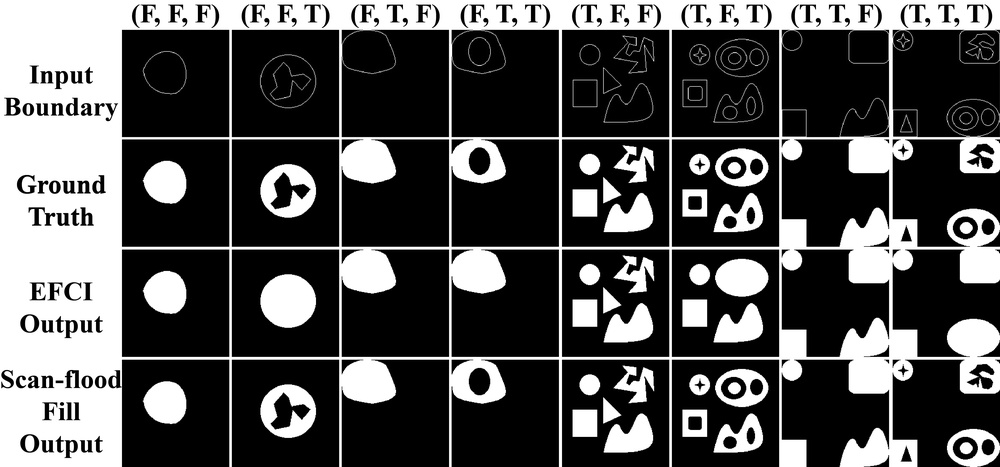
#> input picture images/Comparison.jpg, 1000 x 467 px, shrunk from 3886 x 1815 before the run; its folder holds only this picture in this run
$ python -i EFCI_practical_experiment.py   (imports and definitions only)
#> lines starting #> are read from the running program, lines starting #| are printed output that depends on the picture

# coding: utf-8
import numpy as np
import cv2
import time
import os

INPUT_PATH = 'F:/Scan-flood-Fill/data/practical_experiment/boundary'
OUTPUT_PATH_FILL = 'F:/Scan-flood-Fill/data/practical_experiment/output_EFCI'
background_threshold = 50
# pixel with difference less than this value with the background colour is seen as background colour

def del_file(path):
    # delete files
    for i in os.listdir(path):
        path_file = os.path.join(path, i)
        if os.path.isfile(path_file):
            os.remove(path_file)
        else:
            del_file(path_file)

def pad_with(vector, pad_width, iaxis, kwargs):
    pad_value = kwargs.get('padder', 0)
    vector[:pad_width[0]] = pad_value
    vector[-pad_width[1]:] = pad_value
    return vector

def readAndPad(imagePath, backGroundColour):
    img = cv2.imread(imagePath, 0)
    padImg = np.pad(img,1,pad_with, padder=backGroundColour)
    height, width = padImg.shape[:2]
    return padImg, height, width

def floodFill(img, height, width, x, y, boundaryColour, backGroundColour, fillColour):
    img[x, y] = fillColour
    if (x>0 and img[x-1, y] == backGroundColour):
        floodFill(img, height, width, x-1, y, boundaryColour, backGroundColour, fillColour)
    if (y>0 and img[x, y-1] == backGroundColour):
        floodFill(img, height, width, x, y-1, boundaryColour, backGroundColour, fillColour)
    if (x<(height-1) and img[x+1, y] == backGroundColour):
        floodFill(img, height, width, x+1, y, boundaryColour, backGroundColour, fillColour)
    if (y<(width-1) and img[x, y+1] == backGroundColour):
        floodFill(img, height, width, x, y+1, boundaryColour, backGroundColour, fillColour)

def cvFloodFill(img, height, width, fillColour):
    mask = np.zeros([height+2, width +2], np.uint8)
    cv2.floodFill(img, mask, (0, 0), newVal = fillColour, loDiff = 50, upDiff = 50, flags = 4)

def cropAndReverse(img, height, width, maskColour, backGroundColour, fillColour):
    croppedImg = np.delete((np.delete(img, [0, width-1], axis=1)), [0, height-1], axis=0)
    for x in range(height-2):
        for y in range(width-2):
            # fillColour is the colour that is temporarily used to fill exterior
            # maskColour is for the final result (interior)
            if croppedImg[x,y] == fillColour:
                croppedImg[x,y] = backGroundColour
            elif abs(croppedImg[x,y] - backGroundColour) < background_threshold:
                croppedImg[x,y] = maskColour
    return croppedImg

def fillBoundaryMain(imagePath ,savePath):

    padImg, height, width = readAndPad(imagePath, backGroundColour = 0)
#> in readAndPad, img is the input picture: shape (467, 1000); min 0, max 255, mean 82.7
#> in readAndPad, `padImg = np.pad(img,1,pad_with, padder=backGroundColour)`:
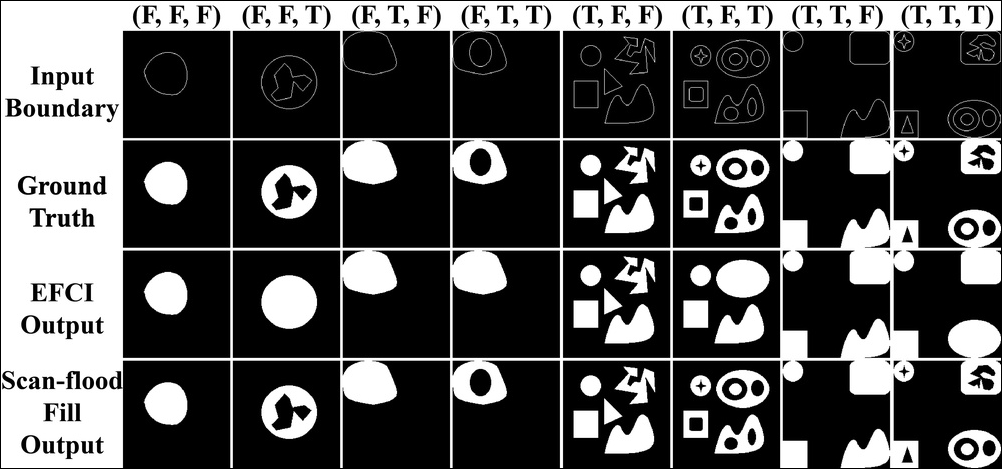
#> padImg: shape (469, 1002); min 0, max 255, mean 82.2
#> height = 469; width = 1002
    # Home made flood fill
    #floodFill(padImg, height, width, 0, 0, 255, 0, 128)

    cvFloodFill(padImg, height, width, 128)
#> in cvFloodFill, `cv2.floodFill(img, mask, (0, 0), newVal = fillColour, loDiff = 50, upD..`:
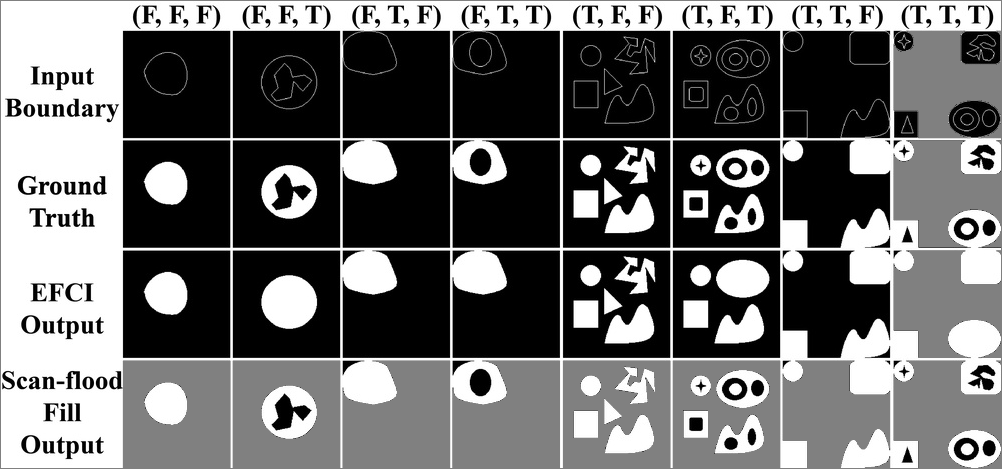
#> img: shape (469, 1002); min 0, max 255, mean 107.7
    #cv2.imwrite(cvPath,padImg, [int(cv2.IMWRITE_JPEG_QUALITY),100])
    filledImg = cropAndReverse(padImg, height, width, 255, 0, 128)
#> in cropAndReverse, `croppedImg = np.delete((np.delete(img, [0, width-1], axis=1)), [0, hei..`:
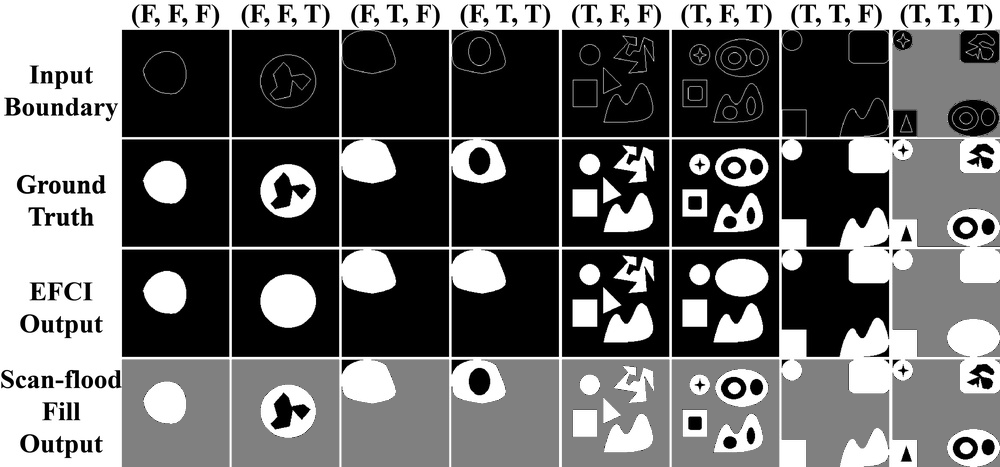
#> croppedImg: shape (467, 1000); min 0, max 255, mean 107.5
#> after the loop in cropAndReverse, `for x in range(height-2):`:
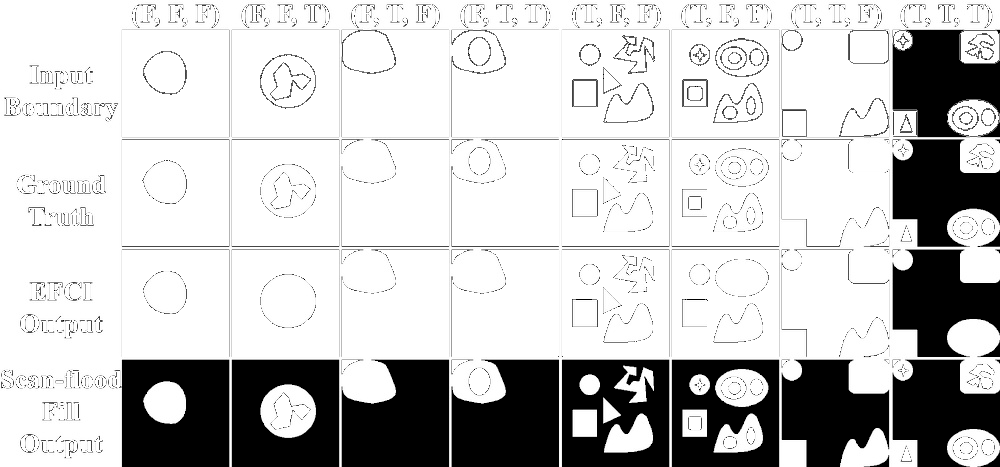
#> croppedImg: shape (467, 1000); min 0, max 255, mean 199
    cv2.imwrite(savePath, filledImg, [int(cv2.IMWRITE_JPEG_QUALITY),100])
    #padImg.fill(0)
    #filledImg.fill(0)


def fillBoundary_main():
    input_path = INPUT_PATH
    output_path_fill = OUTPUT_PATH_FILL
    # delete previous files
    #os.mkdir(output_path_fill)
    del_file(output_path_fill)
    for root, dirs, files in os.walk(input_path):
        for f in files:
            fillBoundaryMain(os.path.join(input_path, f), os.path.join(output_path_fill, f))


# [2 lines not run here, left out]

>>> result = fillBoundaryMain('../images/Comparison.jpg', 'out.png')

$ run again, on images/combination of practical.jpg
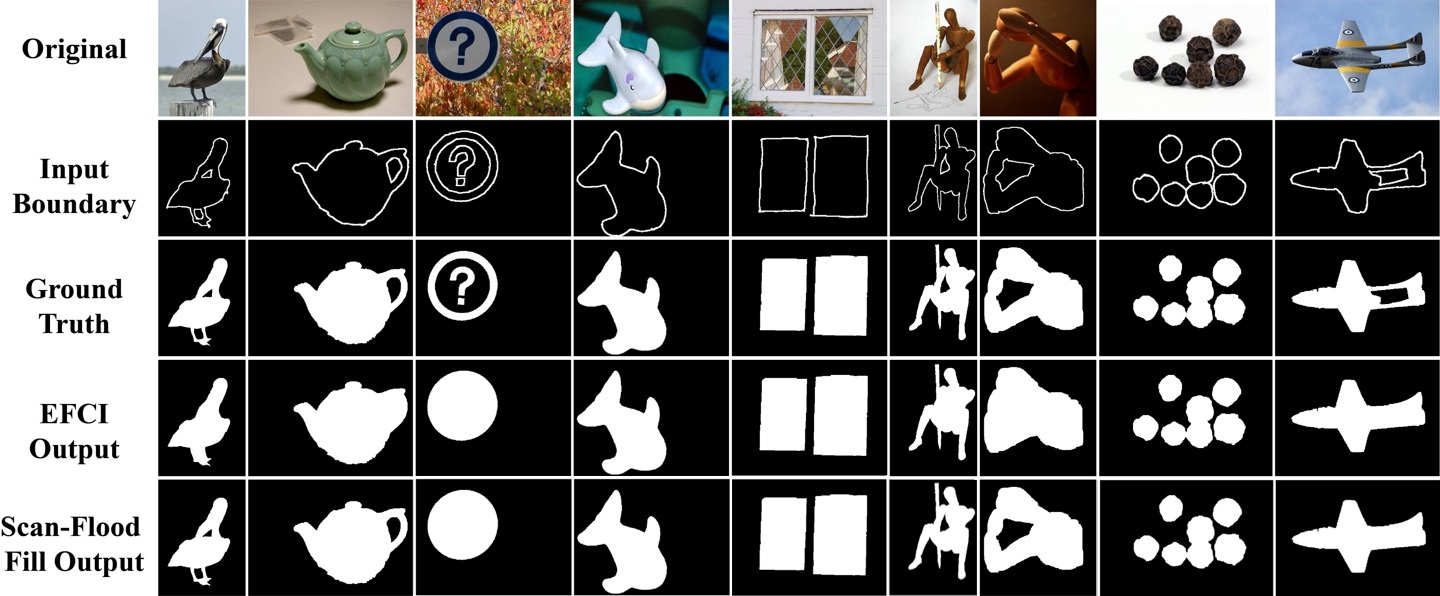
#> input picture images/combination of practical.jpg, 1440 x 596 px
#> in readAndPad, `padImg = np.pad(img,1,pad_with, padder=backGroundColour)`:
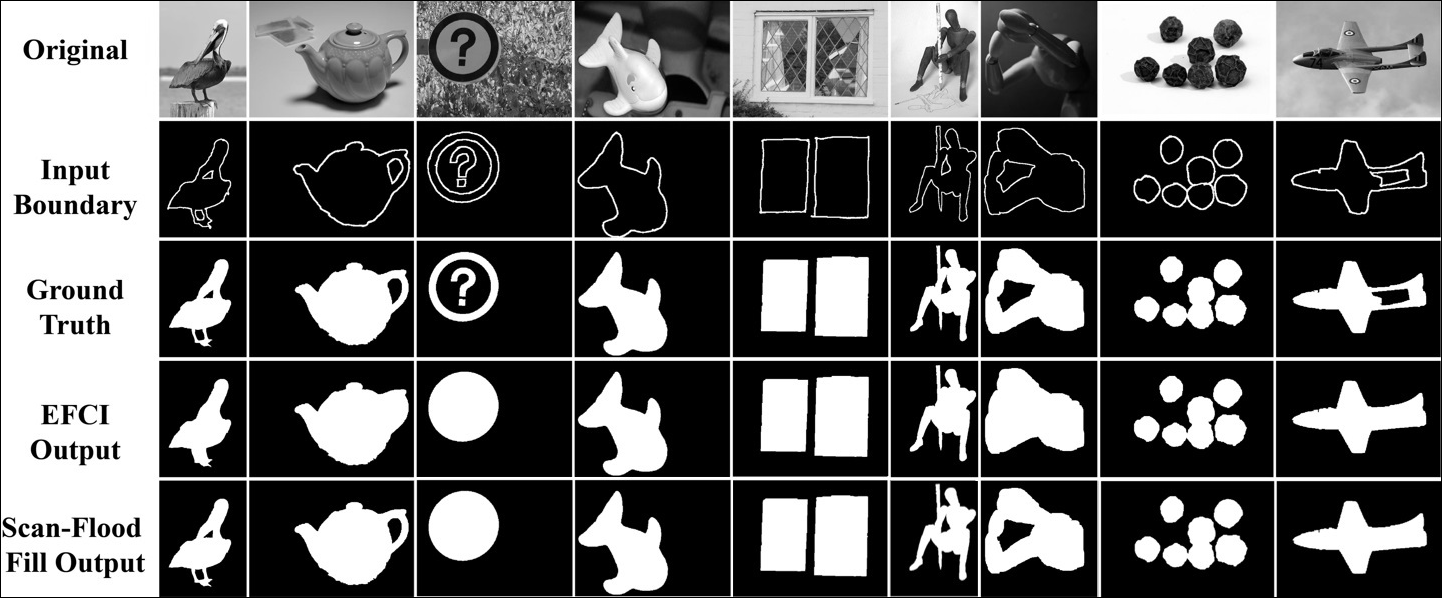
#> padImg: shape (598, 1442); min 0, max 255, mean 95.8
#> in fillBoundaryMain, `padImg, height, width = readAndPad(imagePath, backGroundColour = 0)`: height = 598; width = 1442
#> after the loop in cropAndReverse, `for x in range(height-2):`:
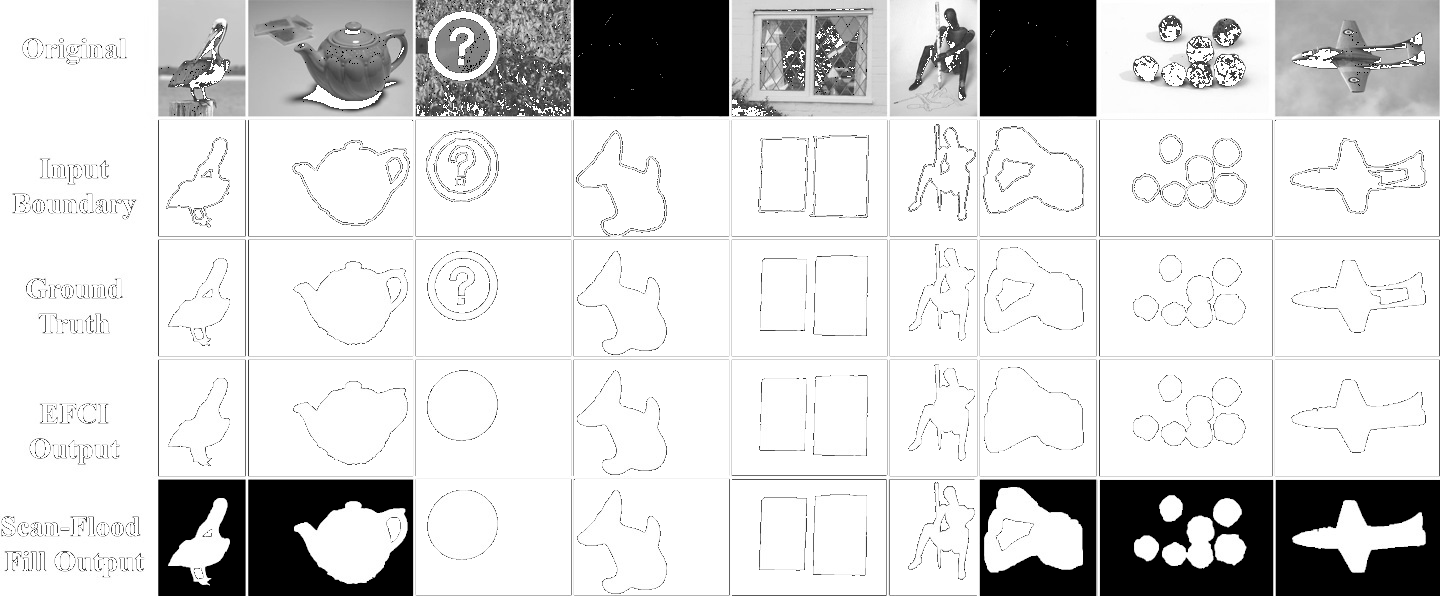
#> croppedImg: shape (596, 1440); min 0, max 255, mean 213.4

$ run again, on images/flow_EFCI0413.png
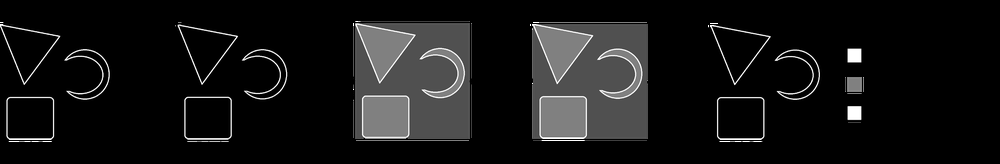
#> input picture images/flow_EFCI0413.png, 1000 x 164 px, shrunk from 7284 x 1191 before the run
#> in readAndPad, img is the input picture: shape (164, 1000); min 0, max 255, mean 21.3
#> in fillBoundaryMain, `padImg, height, width = readAndPad(imagePath, backGroundColour = 0)`: height = 166; width = 1002
#> in cvFloodFill, `cv2.floodFill(img, mask, (0, 0), newVal = fillColour, loDiff = 50, upD..`:
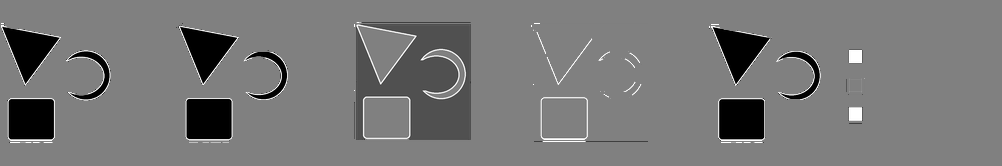
#> img: shape (166, 1002); min 0, max 255, mean 118.9
#> after the loop in cropAndReverse, `for x in range(height-2):`:
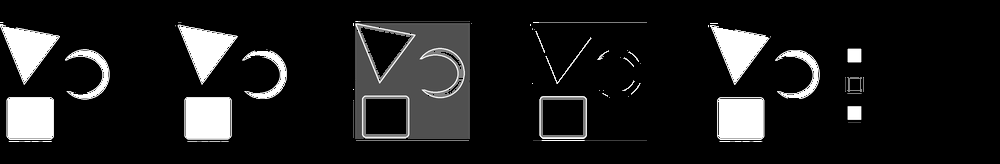
#> croppedImg: shape (164, 1000); min 0, max 255, mean 28.4
